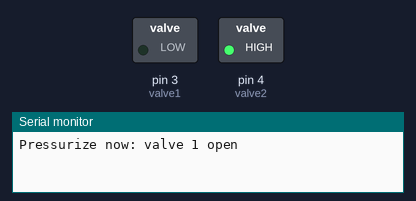
This sketch was run on a simulated Arduino Uno, built with avr-gcc and run on an emulated ATmega328P. Shown: switched loads named in the sketch (green lamp = pin HIGH), the last lines printed to the serial monitor.

Above: at 1.5 s.
At 4.5 s:
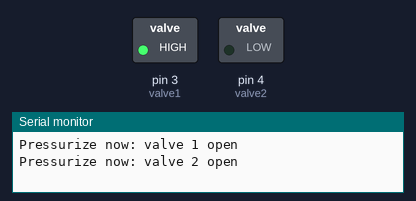
At 7.5 s:
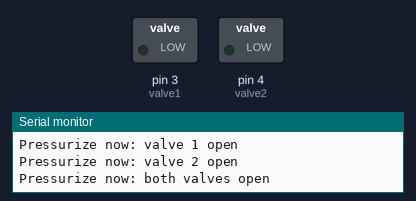
At 10.5 s:
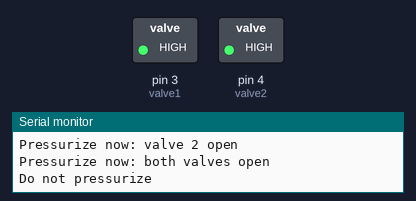
Timing chart, 0 to 15.6 s (numbered marks = the images above):
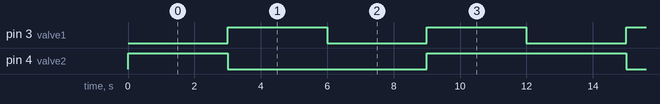

Measured:
- by itself, pin 3 (valve1): alternates HIGH for 3.0 s and LOW for 3.0 s
- by itself, pin 4 (valve2): repeats every 12.0 s: LOW 6.0 s, HIGH 6.0 s
- by itself, everything shown: repeats every 12.0 s, in 4 steps

The sketch:

control_valves.ino
```cpp
const int valve1 = 3;
const int valve2 = 4;

void setup() {
  // put your setup code here, to run once:
  pinMode(valve1, OUTPUT);
  pinMode(valve2, OUTPUT);
  Serial.begin(9600);
}

void loop() {
  // put your main code here, to run repeatedly:
  Serial.println("Pressurize now: valve 1 open");
  digitalWrite(valve1, LOW);
  digitalWrite(valve2, HIGH);
  delay(3000);

  Serial.println("Pressurize now: valve 2 open");
  digitalWrite(valve1, HIGH);
  digitalWrite(valve2, LOW);
  delay(3000);

  Serial.println("Pressurize now: both valves open");
  digitalWrite(valve1, LOW);
  digitalWrite(valve2, LOW);
  delay(3000);

  Serial.println("Do not pressurize");
  digitalWrite(valve1, HIGH);
  digitalWrite(valve2, HIGH);
  delay(3000);

}
```
